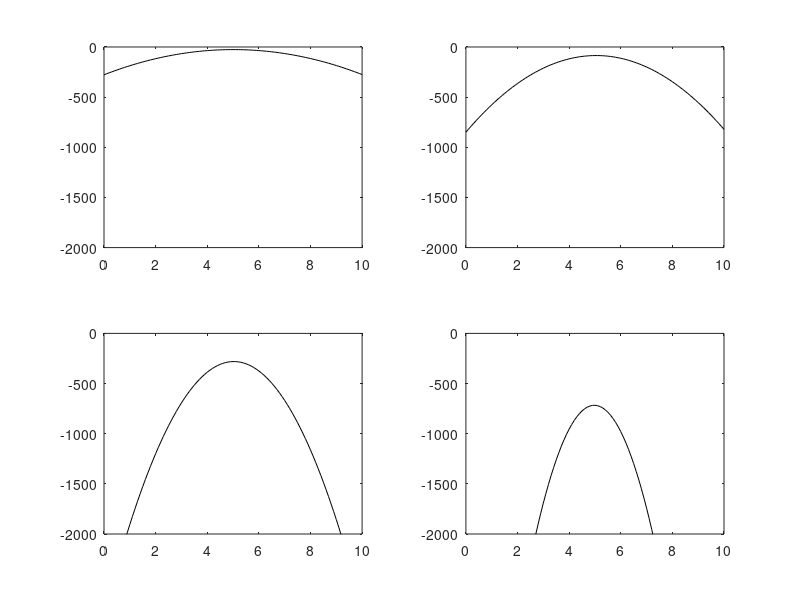

Here is the MATLAB script that generated this plot:
% Likelihood example
sig2=1;

%constant
r=1/(2*sig2);
Lh=zeros(4,101); %reserve space
for ni=1:4
    switch ni
    case 1, N=20;
    case 2, N=60;
    case 3, N=200;
    case 4, N=500;
    end
    
    %N is number of data
    %data generation with normal distribution,
    % mean=5, sigma=1
    x=5+randn(1,N);
    K=(-N/2)*log(2*pi*sig2);
    aux=0;
    for nm=1:101
        mu=(nm-1)/10; %mean
        aux=(x-mu).^2;
        Lh(ni,nm)=K-(r*sum(aux)); %Log-Likelihood
    end
end

%display
ex=0:0.1:10;
figure(1)
for ni=1:4
subplot(2,2,ni),
plot(ex,Lh(ni,:),'k');
axis([0 10 -2000 0]);
end

